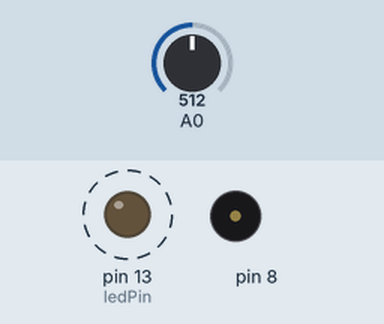
Recording of a sketch running on a simulated Arduino Uno, built with avr-gcc and run on an emulated ATmega328P. Shown: output pins drawn as LEDs (lit = HIGH), buzzer (waves = sounding). Dashed ring = blinking. Inputs (shaded band) come from the test bench; at power-on: A0 = 512.

Above: at 5.5 s.
Timing chart, 0 to 8.0 s (numbered marks = the images above):
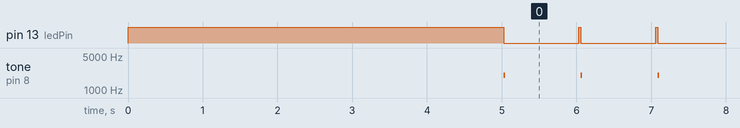

Measured:
- by itself, pin 13 (ledPin): alternates HIGH for 0.03 s and LOW for 1.0 s
- by itself, tone on pin 8: alternates 2023 Hz for 0.02 s and silent for 1.0 s

The sketch:

06_piezo_sketch_jul18a.ino
```cpp
int sensorValue;
int sensorLow = 1023;
int sensorHigh = 0;
//LED PIN (marked as L in the arduino)
const int ledPin = 13;

void setup() {
  // put your setup code here, to run once:
  pinMode(ledPin, OUTPUT);
  digitalWrite(ledPin, HIGH);

  //Callibrate for the first five seconds after program runs
  // the function millis allows us to know the time passed since the arduino started
  while(millis() < 5000){
    //record the maximum sensor value
    sensorValue = analogRead (A0);
    if(sensorHigh > sensorValue){
      sensorHigh = sensorValue;
    }
    //record the minimum sensor value
    if(sensorLow < sensorValue){
      sensorLow = sensorValue;
    }
  }
  //TURN THE LED OFF, SIGNALING THE END OF THE CALIBRATION PERIOD
  digitalWrite(ledPin, HIGH);

}

void loop() {

  digitalWrite(ledPin, HIGH);
  delay(25);
  //read the input from A0 and store it in a variable
  sensorValue = analogRead(A0);

  // map the sensor values to a wide range of pitches
  int pitch = map(sensorValue, sensorLow, sensorHigh, 50, 4000);

  // play the tone for 20 ms on pin 8
  tone(8, pitch, 20);

  digitalWrite(ledPin, LOW);

  delay(1005);

} // go back to the beginning of the loop
```
